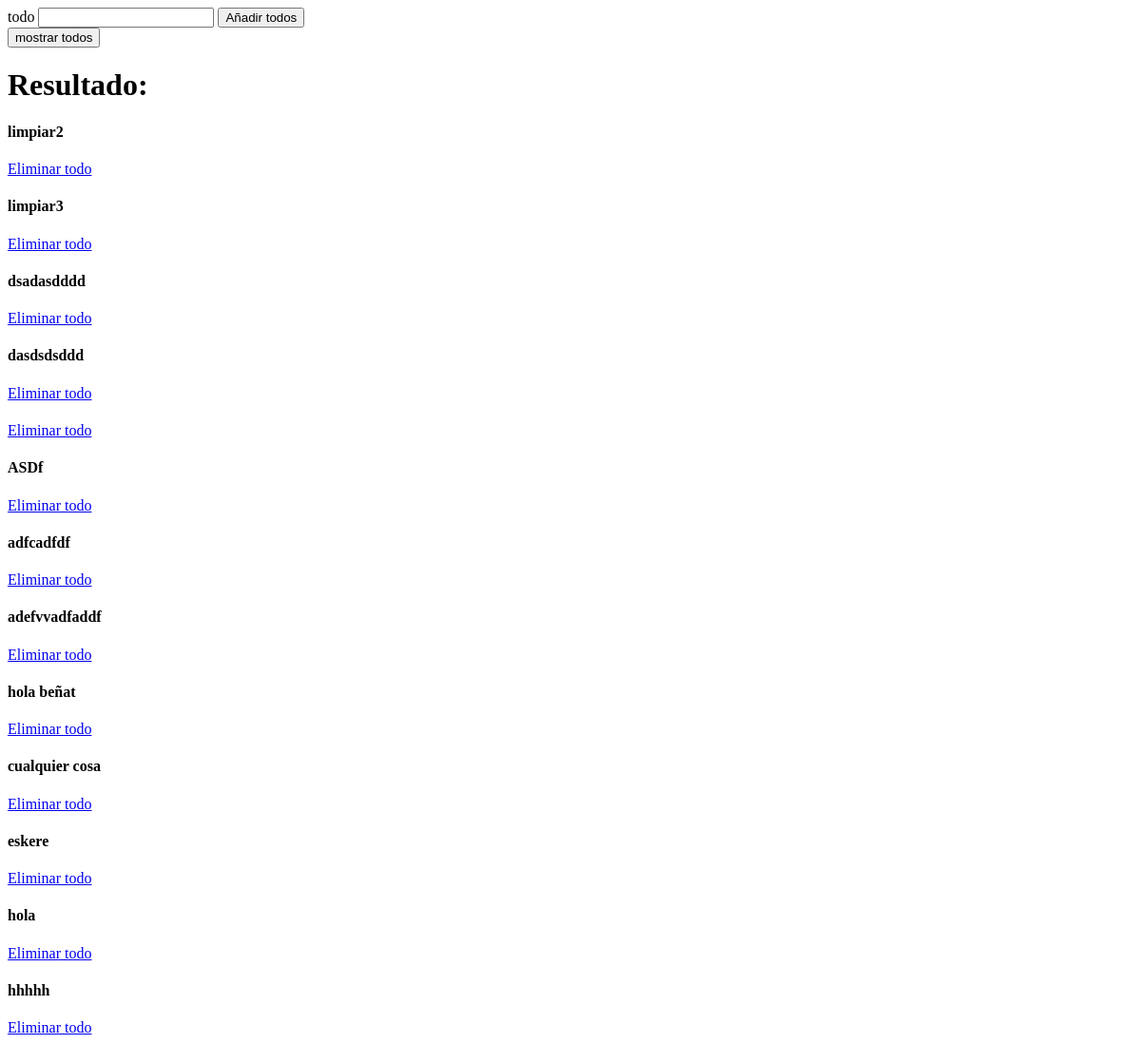
The page /todo.html on the database as committed earlier.
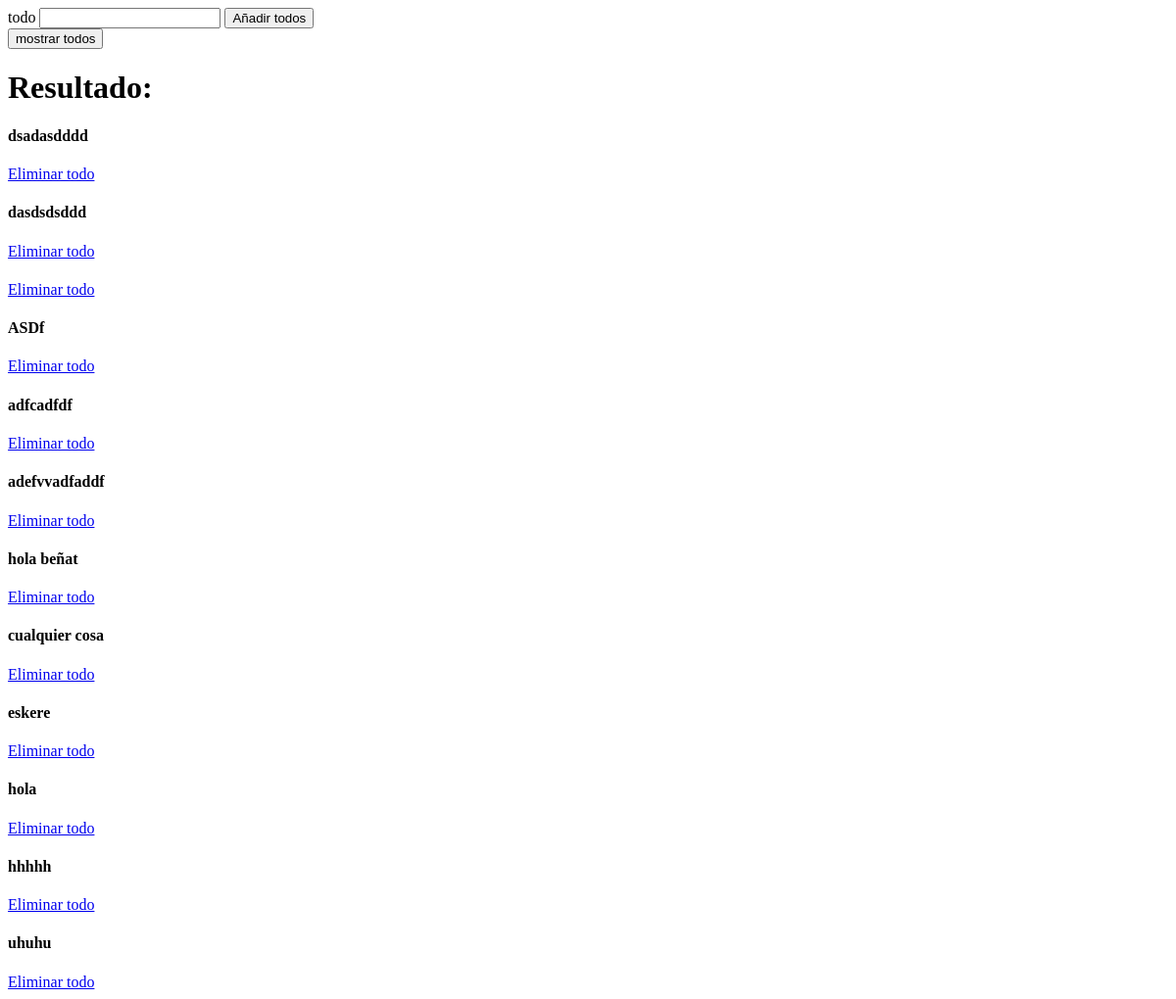
The same page on the database as committed later.
### tables this page shows
CREATE TABLE "TODO" (
	"ID"	INTEGER PRIMARY KEY AUTOINCREMENT,
	"NOMBRE"	STRING NOT NULL
);

### todo.py (the view)
@app.route('/todo.html',methods=['GET','POST'])
def index():
    if request.method == 'POST':
        insert()
    return render()

### todo.py (called while the page is built)
def getDb():
    conn = sqlite3.connect(DATABASE)
    return conn

def render():
    return render_template('todo.html', value = show())

def show():
    cur = getDb()
    select = '''SELECT * FROM TODO'''
    recs = cur.execute(select)
    result = []
    for row in recs:
        result.append(row)
    cur.close()
    return result

### templates/todo.html (shortened to what this page needs)
<!DOCTYPE html>
<html lang="en">
<head>
</head>
<body>
    <form action="/todo.html" method='POST'>
        <label>
            <label for="value">todo</label>
            <input type="value" id="value" name="value">
            <input type="submit" value="Añadir todos">
        </label>
    </form>
    <form action="/todo.html">
        <label>
            <input type="submit" value="mostrar todos">
        </label>
    </form>
    <h1>Resultado: </h1>
    {% for i in range(0,value|length)  %}
        <div>
            <h4>{{value[i][1]}}</h4>
            <a href="/eliminar/{{value[i][0]}}">Eliminar todo</a>
        </div>
    {% endfor %}
</body>
</html>

Rows that differ between the two databases and show on the page:
removed TODO: NOMBRE "limpiar2"
removed TODO: NOMBRE "limpiar3"
added TODO: NOMBRE "uhuhu"
Other text that changed with them:
new list line: "Eliminar todo"
list line gone: "Eliminar todo"
